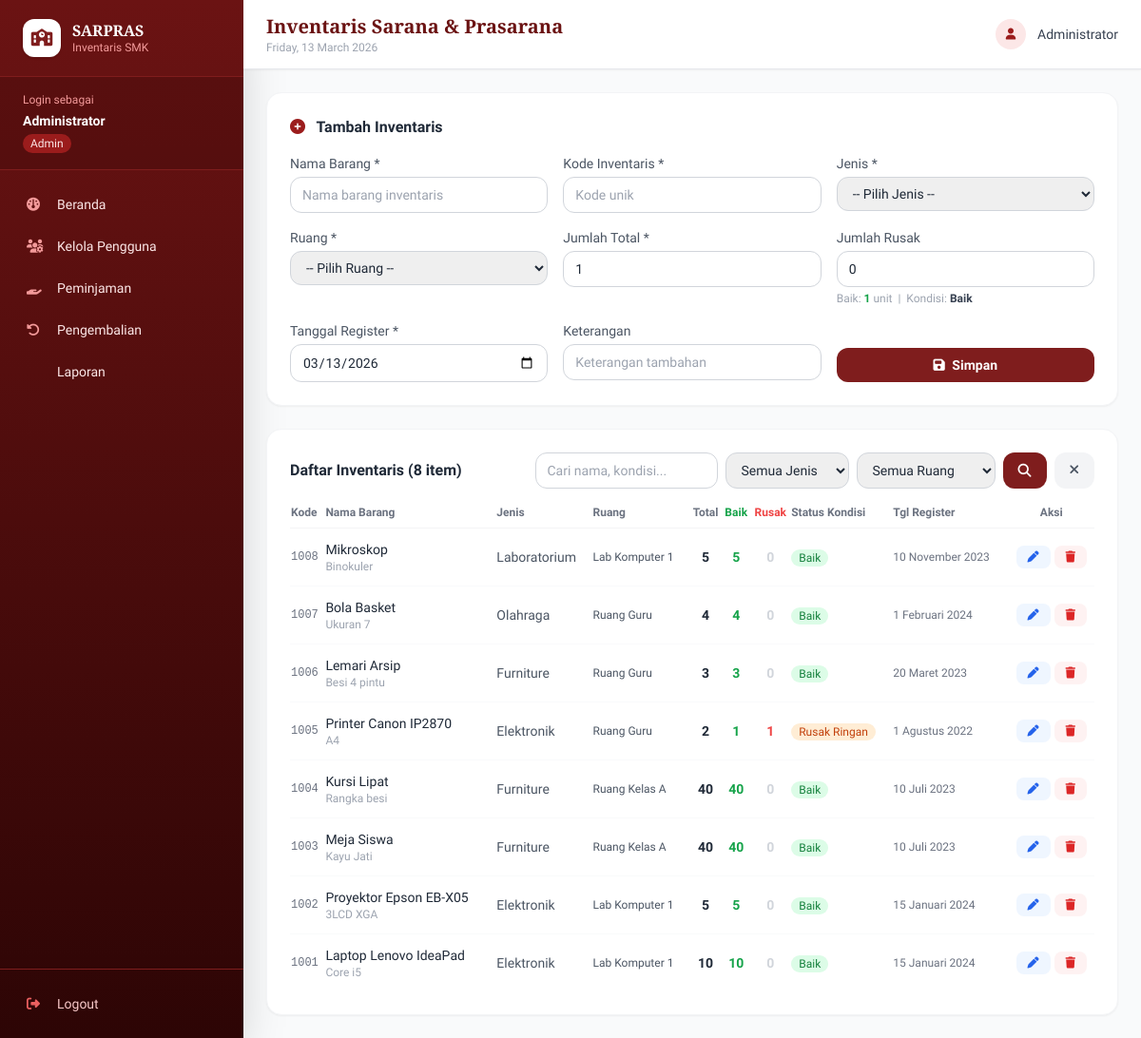
Page /operator/inventaris.php (signed in) on the earlier database version.
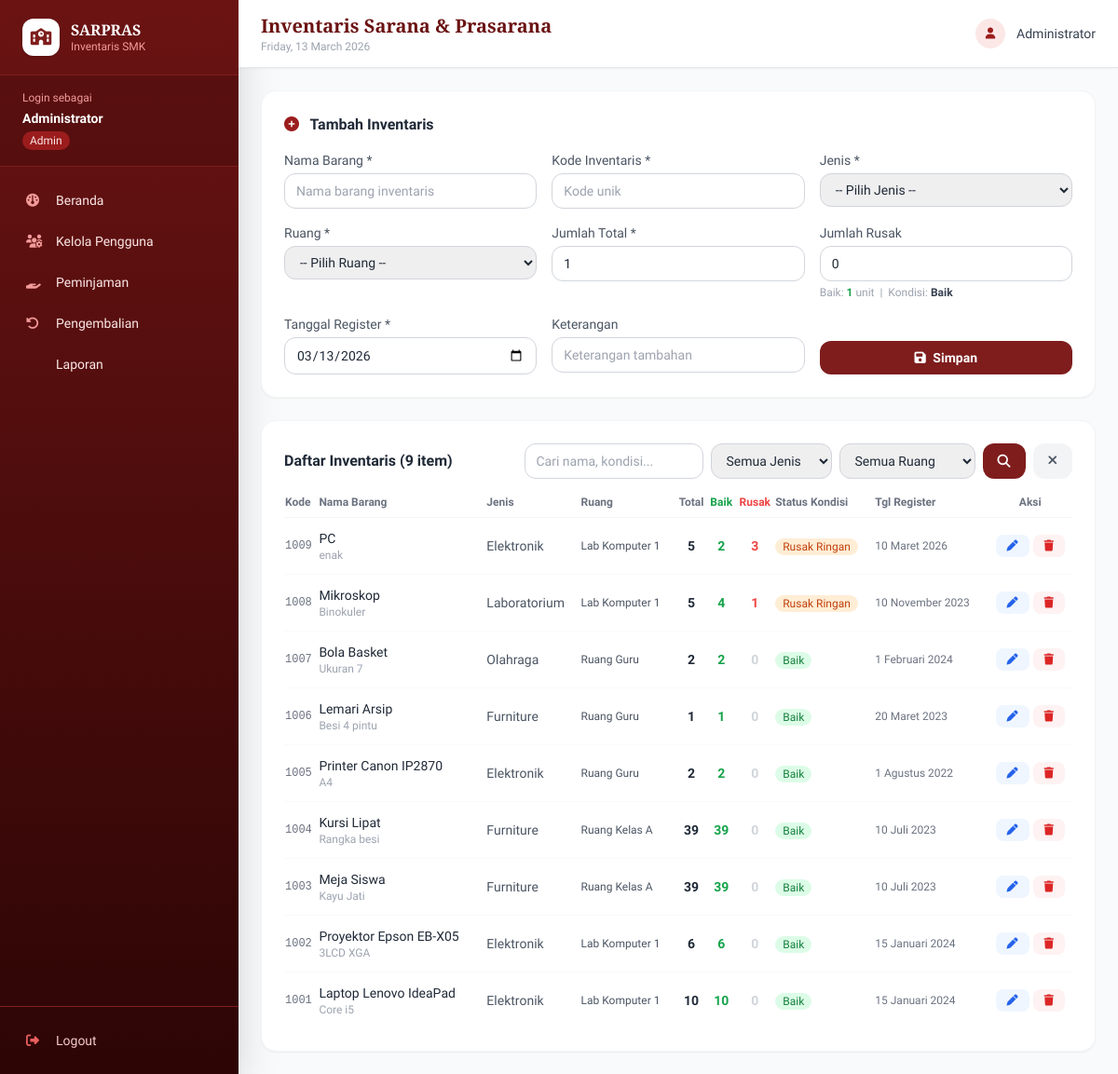
Same page on the later database version.
### tables this page shows
CREATE TABLE `inventaris_sarana_inventaris` (
  `id_inventaris` int NOT NULL,
  `nama` varchar(50) NOT NULL,
  `kondisi` varchar(50) DEFAULT NULL,
  `keterangan` varchar(30) DEFAULT NULL,
  `jumlah` int NOT NULL DEFAULT '1',
  `jumlah_rusak` int NOT NULL DEFAULT '0',
  `id_jenis` int NOT NULL,
  `tanggal_register` date NOT NULL,
  `id_ruang` int NOT NULL,
  `kode_inventaris` int NOT NULL,
  `id_petugas` int NOT NULL
);

CREATE TABLE `inventaris_sarana_jenis` (
  `id_jenis` int NOT NULL,
  `nama_jenis` varchar(30) NOT NULL,
  `kode_jenis` int NOT NULL,
  `keterangan` varchar(30) DEFAULT NULL
);

CREATE TABLE `inventaris_sarana_ruang` (
  `id_ruang` int NOT NULL,
  `nama_ruang` varchar(30) NOT NULL,
  `kode_ruang` int NOT NULL,
  `keterangan` varchar(30) DEFAULT NULL
);

### config/session.php (called while the page is built, shortened)
<?php
function formatTanggal(string $date): string {
    $bulan = ['', 'Januari','Februari','Maret','April','Mei','Juni',
              'Juli','Agustus','September','Oktober','November','Desember'];
    [$y, $m, $d] = explode('-', $date);
    return (int)$d . ' ' . $bulan[(int)$m] . ' ' . $y;
}

### operator/inventaris.php (the view, shortened to what the changed rows need)
<?php
require_once '../config/session.php';
$db   = new Database();
$conn = $db->getConnection();
$search     = trim($_GET['search'] ?? '');
$where = "WHERE 1=1";
$params = [];
$stmt = $conn->prepare(
    "SELECT i.*, j.nama_jenis, r.nama_ruang, p.nama_petugas
     FROM inventaris_sarana_inventaris i
     JOIN inventaris_sarana_jenis j   ON i.id_jenis = j.id_jenis
     JOIN inventaris_sarana_ruang r   ON i.id_ruang = r.id_ruang
     JOIN inventaris_sarana_petugas p ON i.id_petugas = p.id_petugas
     $where ORDER BY i.id_inventaris DESC"
);
$stmt->execute($params);
$list = $stmt->fetchAll();
$pageTitle = 'Inventaris Sarana & Prasarana';
include '../includes/header.php';
?>
<div class="space-y-6">
  <div class="bg-white rounded-2xl shadow-sm border border-gray-100 p-6">
    <div class="flex flex-wrap items-center justify-between gap-4 mb-4">
      <h3 class="font-semibold text-gray-800">Daftar Inventaris (<?= count($list) ?> item)</h3>
      <form method="GET" class="flex flex-wrap gap-2">
        <input type="text" name="search" value="<?= htmlspecialchars($search) ?>"
               class="border border-gray-300 rounded-xl px-3 py-2 text-sm w-48 focus:ring-2 focus:ring-maroon-500 outline-none"
               placeholder="Cari nama, kondisi...">
        <select name="jenis" class="border border-gray-300 rounded-xl px-3 py-2 text-sm focus:ring-2 focus:ring-maroon-500 outline-none">
        </select>
        <select name="ruang" class="border border-gray-300 rounded-xl px-3 py-2 text-sm focus:ring-2 focus:ring-maroon-500 outline-none">
        </select>
        <button type="submit" class="bg-maroon-700 text-white px-4 py-2 rounded-xl text-sm font-semibold hover:bg-maroon-800">
        </button>
        <a href="inventaris.php" class="bg-gray-100 text-gray-600 px-4 py-2 rounded-xl text-sm font-semibold hover:bg-gray-200">
        </a>
      </form>
    </div>
    <div class="overflow-x-auto">
      <table class="w-full text-sm">
        <thead>
          <tr class="text-left text-xs text-gray-500 border-b border-gray-100">
            <th class="pb-2 font-semibold">Kode</th>
            <th class="pb-2 font-semibold">Nama Barang</th>
            <th class="pb-2 font-semibold">Jenis</th>
            <th class="pb-2 font-semibold">Ruang</th>
            <th class="pb-2 font-semibold text-center">Total</th>
            <th class="pb-2 font-semibold text-center text-green-600">Baik</th>
            <th class="pb-2 font-semibold text-center text-red-500">Rusak</th>
            <th class="pb-2 font-semibold">Status Kondisi</th>
            <th class="pb-2 font-semibold">Tgl Register</th>
            <th class="pb-2 font-semibold text-center">Aksi</th>
          </tr>
        </thead>
        <tbody class="divide-y divide-gray-50">
          <?php if (empty($list)): ?>
          <tr><td colspan="10" class="py-8 text-center text-gray-400">
            <i class="fas fa-box-open text-3xl mb-2 block"></i>Tidak ada data
          </td></tr>
          <?php else: foreach ($list as $item): ?>
          <tr class="hover:bg-gray-50">
            <td class="py-3 font-mono text-xs text-gray-500"><?= $item['kode_inventaris'] ?></td>
            <td class="py-3 font-medium max-w-[180px]">
              <p class="truncate"><?= htmlspecialchars($item['nama']) ?></p>
              <?php if ($item['keterangan']): ?>
              <p class="text-xs text-gray-400 truncate"><?= htmlspecialchars($item['keterangan']) ?></p>
              <?php endif; ?>
            </td>
            <td class="py-3 text-gray-600"><?= htmlspecialchars($item['nama_jenis']) ?></td>
            <td class="py-3 text-gray-600 text-xs"><?= htmlspecialchars($item['nama_ruang']) ?></td>
            <td class="py-3 text-center font-semibold"><?= $item['jumlah'] ?></td>
            <?php
              $jml_baik  = $item['jumlah'] - $item['jumlah_rusak'];
              $jml_rusak = $item['jumlah_rusak'];
              if ($jml_rusak == 0)        { $kondisi_auto = 'Baik';         $badge = 'bg-green-100 text-green-700'; }
              elseif ($jml_baik <= 0)     { $kondisi_auto = 'Rusak Berat';  $badge = 'bg-red-100 text-red-700'; }
              else                        { $kondisi_auto = 'Rusak Ringan'; $badge = 'bg-orange-100 text-orange-700'; }
            ?>
            <td class="py-3 text-center font-semibold text-green-600"><?= $jml_baik ?></td>
            <td class="py-3 text-center font-semibold <?= $jml_rusak > 0 ? 'text-red-500' : 'text-gray-300' ?>">
              <?= $jml_rusak ?>
            </td>
            <td class="py-3">
              <span class="px-2 py-0.5 rounded-full text-xs font-medium <?= $badge ?>">
                <?= $kondisi_auto ?>
              </span>
            </td>
            <td class="py-3 text-gray-500 text-xs"><?= formatTanggal($item['tanggal_register']) ?></td>
            <td class="py-3 text-center">
              <div class="flex justify-center gap-1">
                <a href="?edit=<?= $item['id_inventaris'] ?>"
                   class="px-3 py-1 bg-blue-50 text-blue-600 rounded-lg text-xs font-medium hover:bg-blue-100">
                  <i class="fas fa-pen"></i>
                </a>
                <a href="?del=<?= $item['id_inventaris'] ?>"
                   data-confirm="Hapus inventaris '<?= htmlspecialchars($item['nama']) ?>'?"
                   class="px-3 py-1 bg-red-50 text-red-600 rounded-lg text-xs font-medium hover:bg-red-100">
                  <i class="fas fa-trash"></i>
                </a>
              </div>
            </td>
          </tr>
          <?php endforeach; endif; ?>
        </tbody>
      </table>
    </div>
  </div>
</div>
<?php include '../includes/footer.php'; ?>

### includes/header.php (shortened to what the changed rows need)
<!DOCTYPE html>
<html lang="id">
<head>
  <script src="https://cdn.tailwindcss.com"></script>
  <link rel="stylesheet" href="https://cdnjs.cloudflare.com/ajax/libs/font-awesome/6.5.0/css/all.min.css">
</head>
<body class="bg-gray-50 text-gray-800">
<?php
$role      = $_SESSION['role'] ?? '';
$menus = [];
if ($role === 'admin') {
    $menus = [
        ['icon'=>'fa-gauge',            'label'=>'Beranda',      'href'=>BASE_URL . 'admin/index.php'],
        ['icon'=>'fa-users-cog',        'label'=>'Kelola Pengguna','href'=>BASE_URL . 'admin/pengguna.php'],
        ['icon'=>'fa-hand-holding',     'label'=>'Peminjaman',     'href'=>BASE_URL . 'admin/peminjaman.php'],
        ['icon'=>'fa-rotate-left',      'label'=>'Pengembalian',   'href'=>BASE_URL . 'admin/pengembalian.php'],
        ['icon'=>'fa-file-chart-column','label'=>'Laporan',        'href'=>BASE_URL . 'admin/laporan.php'],
    ];
}
?>
<div class="flex min-h-screen">
  <aside class="w-64 bg-gradient-to-b from-maroon-800 to-maroon-950 text-white flex flex-col shadow-2xl flex-shrink-0">
    <nav class="flex-1 px-3 py-4 space-y-1 overflow-y-auto">
      <?php foreach ($menus as $m):
        $isActive = ($_SERVER['PHP_SELF'] === $m['href'] || basename($_SERVER['PHP_SELF']) === basename($m['href']));
      ?>
      <a href="<?= htmlspecialchars($m['href']) ?>"
         class="sidebar-link flex items-center gap-3 px-4 py-2.5 rounded-lg text-sm font-medium
                text-maroon-100 <?= $isActive ? 'active bg-white/15' : '' ?>">
        <i class="fas <?= $m['icon'] ?> w-5 text-maroon-300 text-sm"></i>
        <?= $m['label'] ?>
      </a>
      <?php endforeach; ?>
    </nav>
  </aside>
  <div class="flex-1 flex flex-col min-w-0">
    <header class="bg-white shadow-sm border-b border-gray-200 px-6 py-3.5 flex items-center justify-between sticky top-0 z-10">
      <div>
        <h1 class="font-display font-bold text-maroon-800 text-xl"><?= $pageTitle ?? 'Dashboard' ?></h1>
      </div>
    </header>
    <main class="flex-1 p-6 overflow-auto">

Differences in the rows shown:
added inventaris_sarana_inventaris: kode_inventaris "1009", nama "PC", keterangan "enak", id_jenis.nama_jenis "Elektronik", id_ruang.nama_ruang "Lab Komputer 1", jumlah "5", jml_baik "2", jumlah_rusak "3", kondisi_auto "Rusak Ringan", tanggal_register "10 Maret 2026"
changed inventaris_sarana_inventaris "Mikroskop": jml_baik "5" → "4"; jumlah_rusak "0" → "1"; kondisi_auto "Baik" → "Rusak Ringan"
changed inventaris_sarana_inventaris "Bola Basket": jumlah "4" → "2"
changed inventaris_sarana_inventaris "Lemari Arsip": jumlah "3" → "1"
changed inventaris_sarana_inventaris "Printer Canon IP2870": jumlah "1" → "2"; jumlah_rusak "1" → "0"; jumlah_rusak "Rusak Ringan" → "Baik"
changed inventaris_sarana_inventaris "Kursi Lipat": jumlah "40" → "39"
changed inventaris_sarana_inventaris "Meja Siswa": jumlah "40" → "39"
changed inventaris_sarana_inventaris "Proyektor Epson EB-X05": jumlah "5" → "6"
Other differences:
count($list): "8" → "9"
